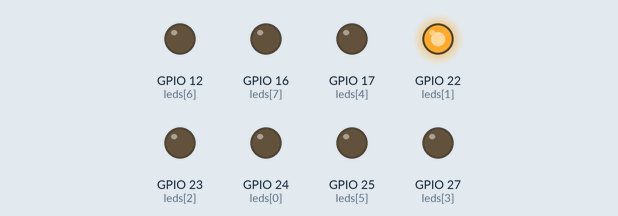
This program was run on a simulated Raspberry Pi (BCM pin numbers). Parts: output pins drawn as LEDs (lit = HIGH).

Above: at 0.3 s.
At 0.9 s:
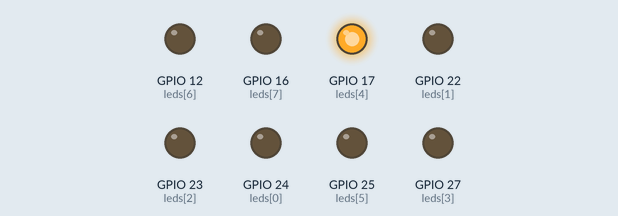
At 1.6 s:
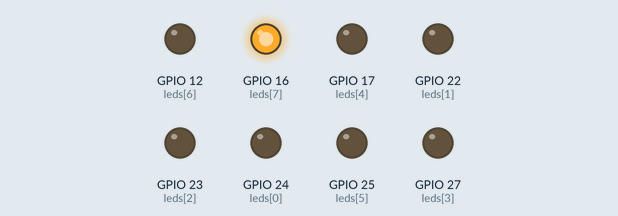
At 2.7 s:
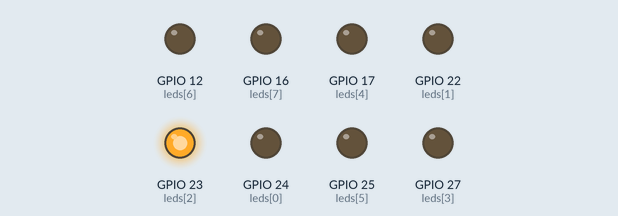
At 3.9 s:
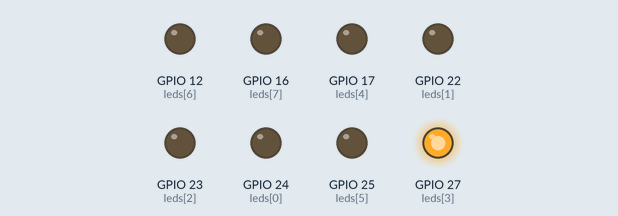
At 6.4 s:
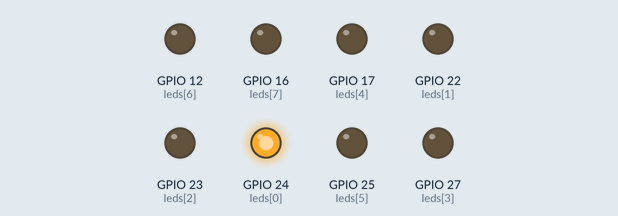
Timing chart, 0 to 7.4 s (numbered marks = the images above):
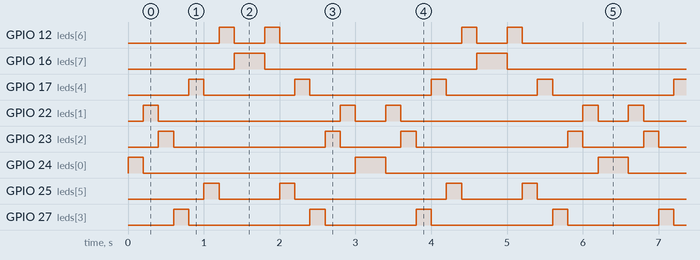

The program:

jumping-led.py
```python
import RPi.GPIO as GPIO
import time
GPIO.setmode(GPIO.BCM)
leds=[24,22,23,27,17,25,12,16]
GPIO.setup(leds, GPIO.OUT)
GPIO.output(leds, 0)
light_time=0.2
while True:
    for led in leds:
        GPIO.output(led,1)
        time.sleep(light_time)
        GPIO.output(led,0)
    for led in reversed(leds):
        GPIO.output(led,1)
        time.sleep(light_time)
        GPIO.output(led,0)
```

Measured:
- by itself, GPIO 12 (leds[6]): repeats every 3.2 s: LOW 0.40 s, HIGH 0.20 s, LOW 2.4 s, HIGH 0.20 s
- by itself, GPIO 16 (leds[7]): alternates HIGH for 0.40 s and LOW for 2.8 s
- by itself, GPIO 17 (leds[4]): repeats every 3.2 s: LOW 1.2 s, HIGH 0.20 s, LOW 1.6 s, HIGH 0.20 s
- by itself, GPIO 22 (leds[1]): repeats every 3.2 s: LOW 2.4 s, HIGH 0.20 s, LOW 0.40 s, HIGH 0.20 s
- by itself, GPIO 23 (leds[2]): repeats every 3.2 s: LOW 2.0 s, HIGH 0.20 s, LOW 0.80 s, HIGH 0.20 s
- by itself, GPIO 24 (leds[0]): repeats every 3.2 s: LOW 2.8 s, HIGH 0.40 s
- by itself, GPIO 25 (leds[5]): repeats every 3.2 s: LOW 0.80 s, HIGH 0.20 s, LOW 2.0 s, HIGH 0.20 s
- by itself, GPIO 27 (leds[3]): repeats every 3.2 s: LOW 1.6 s, HIGH 0.20 s, LOW 1.2 s, HIGH 0.20 s
